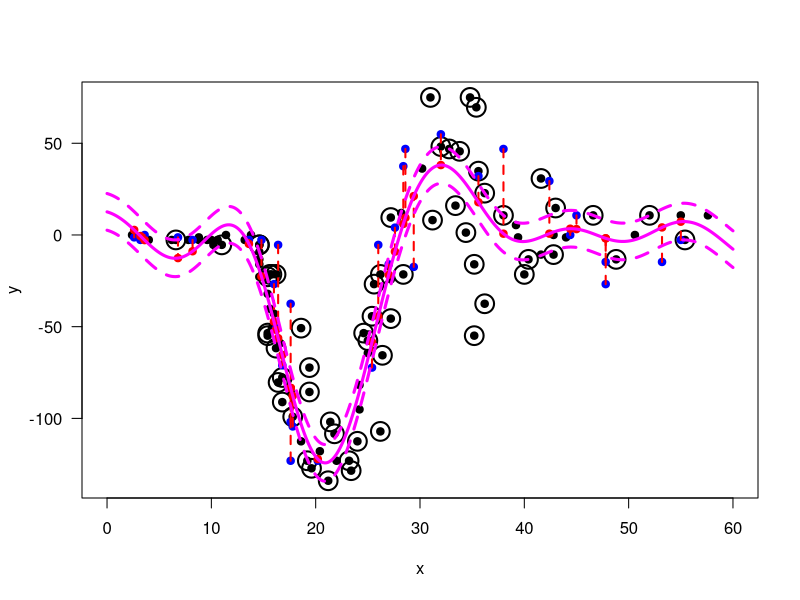

Reproduce this figure in R.
# read data into memory
data_set <- read.csv("lab09_regression_data_set.csv")

# get X and y values
set.seed(421)
train_indices <- sample(1:nrow(data_set), 100)
X_train <- data_set[train_indices, "x", drop = FALSE]
y_train <- data_set$y[train_indices]
X_test <- data_set[-train_indices, "x", drop = FALSE]
y_test <- data_set$y[-train_indices]

# get number of samples and number of features
N_train <- length(y_train)
D_train <- ncol(X_train)

# define Euclidean distance function
pdist <- function(X1, X2) {
  if (identical(X1, X2) == TRUE) {
    D <- as.matrix(dist(X1))
  }
  else {
    D <- as.matrix(dist(rbind(X1, X2)))
    D <- D[1:nrow(X1), (nrow(X1) + 1):(nrow(X1) + nrow(X2))]
  }
  return(D)
}

# define Gaussian kernel function
gaussian_kernel <- function(X1, X2, sigma) {
  D <- pdist(X1, X2)
  K <- exp(-D^2 / (2 * sigma^2))
}

# calculate Gaussian kernel
s <- 6
K_train <- gaussian_kernel(X_train, X_train, s)

# set learning parameters
C <- 1000
tube <- 10
epsilon <- 1e-3

# add library required to solve QP problems
library(kernlab)
result <- ipop(c = c(tube - y_train, tube + y_train), H = rbind(cbind(+K_train, -K_train), cbind(-K_train, +K_train)),
               A = c(rep(1, N_train), rep(-1, N_train)), b = 0, r = 0,
               l = rep(0, 2 * N_train), u = rep(C, 2 * N_train))
alpha <- result@primal[1:N_train] - result@primal[(N_train + 1):(2 * N_train)]
alpha[alpha > 0 & alpha < +C * epsilon] <- 0
alpha[alpha < 0 & alpha > -C * epsilon] <- 0
alpha[alpha > 0 & alpha > +C * (1 - epsilon)] <- +C
alpha[alpha < 0 & alpha < -C * (1 - epsilon)] <- -C

# find bias parameter
support_indices <- which(alpha != 0)
active_indices <- which(alpha != 0 & abs(alpha) < C)
b <- mean(y_train[active_indices] - tube * sign(alpha[active_indices])) - mean(K_train[active_indices, support_indices] %*% alpha[support_indices])

# calculate predictions on training samples
y_predicted <- K_train %*% alpha + b

# calculate RMSE on training samples
rmse_train <- sqrt(mean((y_predicted - y_train)^2))
print(rmse_train)

# calculate predictions on test samples
K_test <- gaussian_kernel(X_test, X_train, s)
y_predicted <- K_test %*% alpha + b

# calculate RMSE on test samples
rmse_test <- sqrt(mean((y_predicted - y_test)^2))
print(rmse_test)

# evaluate fitted function on a grid
x_interval <- seq(from = 0, to = 60, by = 0.1)
X_interval <- data.frame(row.names = 1:length(x_interval))
X_interval$x <- x_interval

K_interval <- gaussian_kernel(X_interval, X_train, s)
fitted_values <- K_interval %*% alpha + b

plot(X_train[, 1], y_train, 
     type = "p", pch = 19, col = "black",
     xlim = c(0, 60), ylim = c(-135, +75),
     xlab = "x", ylab = "y", las = 1)
points(X_train[support_indices, 1], y_train[support_indices], cex = 2.5, lwd = 2, pch = 1)
points(X_test[, 1], y_test, type = "p", pch = 19, col = "blue")
points(X_test[, 1], y_predicted, type = "p", pch = 19, col = "red")
for (i in 1:length(y_test)) {
  lines(c(X_test[i, 1], X_test[i, 1]), c(y_test[i], y_predicted[i]), type = "l", col = "red", lty = 2, lwd = 2)
}
points(X_interval[, 1], fitted_values, type = "l", lty = 1, col = "magenta", lwd = 3)
points(X_interval[, 1], fitted_values - tube, type = "l", lty = 2, col = "magenta", lwd = 3)
points(X_interval[, 1], fitted_values + tube, type = "l", lty = 2, col = "magenta", lwd = 3)
